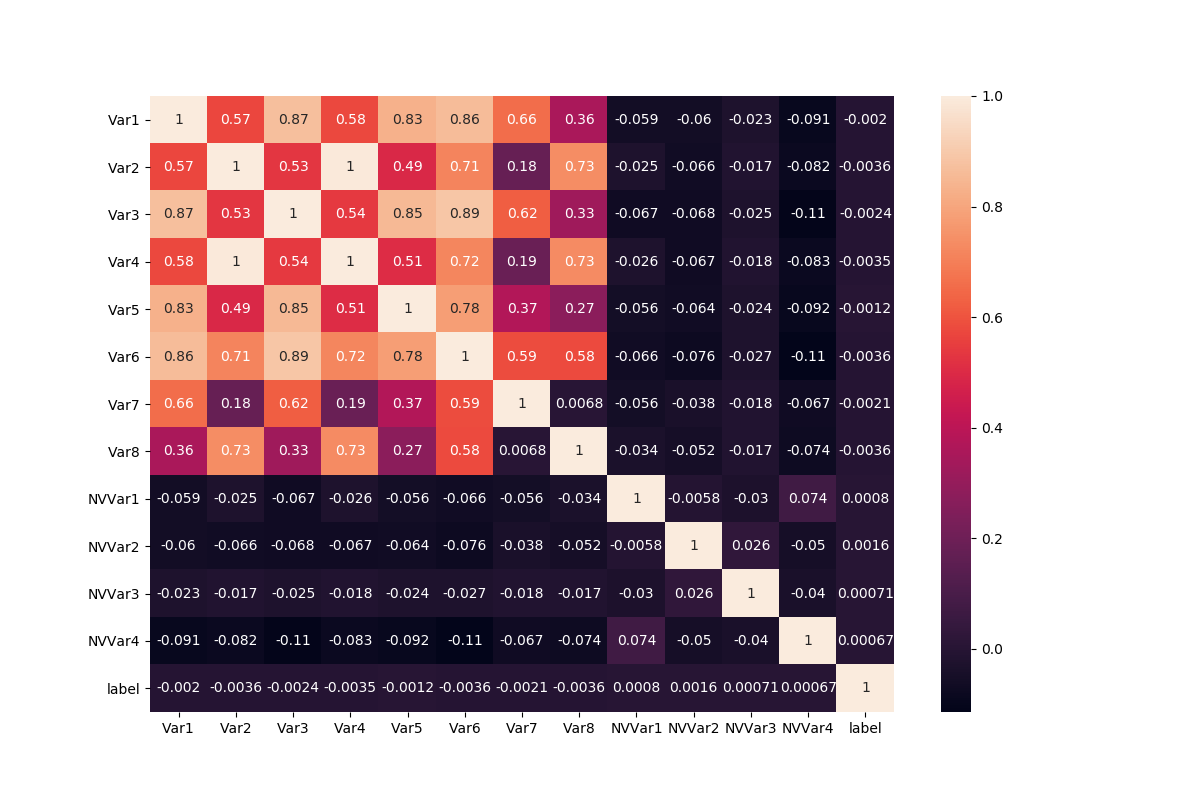

Source code (Python):
import pandas as pd
import matplotlib.pyplot as plt
import pyspark	
from pyspark.sql.types import StructField, DoubleType, StructType, IntegerType, StringType, NumericType
from pyspark.sql import SparkSession
from pyspark.ml.feature import VectorAssembler
from pyspark.ml import Pipeline
from pyspark.ml.tuning import CrossValidator, ParamGridBuilder
from pyspark.ml.classification import DecisionTreeClassifier
from pyspark.ml.evaluation import BinaryClassificationEvaluator
from pyspark.mllib.evaluation import BinaryClassificationMetrics
from pyspark.ml.feature import VectorAssembler
from pyspark.ml.feature import Binarizer
from pyspark.ml.classification import LogisticRegression
from pyspark.ml.regression import DecisionTreeRegressor
from pyspark.ml import Pipeline
from pyspark.ml.feature import StringIndexer
from pyspark.ml.feature import OneHotEncoderEstimator
from pyspark.ml.linalg import Vectors
import time
import numpy as np
from pyspark.ml.feature import PCA
from pyspark.ml.stat import Correlation
import seaborn as sns


# create session

spark = SparkSession.builder \
    .master("local[8]") \
    .appName("COM6012 Assignment 2") \
    .getOrCreate()

sc = spark.sparkContext
sc.setLogLevel("WARN")

# schema

schema = StructType([StructField('Row_ID', IntegerType(), True),
                     StructField('Household_ID', IntegerType(), True),
                     StructField('Vehiclhe', IntegerType(), True),
                     StructField('Calendar_Year', StringType(), True),
                     StructField('Model_Year', IntegerType(), True),
                     StructField('Blind_Make', StringType(), True),
                     StructField('Blind_Model', StringType(), True),
                     StructField('Blind_Submodel', StringType(), True),
                     StructField('Cat1', StringType(), True),
                     StructField('Cat2', StringType(), True),
                     StructField('Cat3', StringType(), True),
                     StructField('Cat4', StringType(), True),
                     StructField('Cat5', StringType(), True),
                     StructField('Cat6', StringType(), True),
                     StructField('Cat7', StringType(), True),
                     StructField('Cat8', StringType(), True),
                     StructField('Cat9', StringType(), True),
                     StructField('Cat10', StringType(), True),
                     StructField('Cat11', StringType(), True),
                     StructField('Cat12', StringType(), True),
                     StructField('OrdCat', StringType(), True),
                     StructField('Var1', DoubleType(), True),
                     StructField('Var2', DoubleType(), True),
                     StructField('Var3', DoubleType(), True),
                     StructField('Var4', DoubleType(), True),
                     StructField('Var5', DoubleType(), True),
                     StructField('Var6', DoubleType(), True),
                     StructField('Var7', DoubleType(), True),
                     StructField('Var8', DoubleType(), True),
                     StructField('NVCat', StringType(), True),
                     StructField('NVVar1', DoubleType(), True),
                     StructField('NVVar2', DoubleType(), True),
                     StructField('NVVar3', DoubleType(), True),
                     StructField('NVVar4', DoubleType(), True),
                     StructField('label', DoubleType(), True)])

# read file

data = spark.read.csv("Data/ClaimPredictionChallenge/train_set.csv",header=True, schema=schema, nullValue='?').cache()

# preprocessing

clean = data.dropna(how='any')

cat_input = ['Blind_Make','Model_Year',"Cat1","Cat2","Cat3","Cat4","Cat5","Cat6","Cat7","Cat8","Cat9","Cat10","Cat11","Cat12","OrdCat","NVCat"]

cat_output = [column+"_index" for column in cat_input]

cat_hot = [column+"_hot" for column in cat_output]

indexers = [StringIndexer(inputCol=column, outputCol=column+"_index").fit(clean) for column in cat_input]
pipeline = Pipeline(stages=indexers)
df_r = pipeline.fit(clean).transform(clean)

encoder = OneHotEncoderEstimator(inputCols=cat_output, outputCols=cat_hot)
hot_data = encoder.fit(df_r).transform(df_r)
df = hot_data.select('Blind_Make_index_hot','Model_Year_index_hot','Var1','Var2','Var3','Var4','Var5','Var6','Var7','Var8',
                     'NVVar1','NVVar2','NVVar3', 'NVVar4', 'Cat11_index_hot','Cat9_index_hot',
                     'Cat7_index_hot', 'NVCat_index_hot', 'Cat4_index_hot', 'Cat12_index_hot',
                     'Cat1_index_hot', 'Cat5_index_hot','Cat3_index_hot', 'Cat8_index_hot',
                     'Cat2_index_hot', 'Cat6_index_hot','Cat10_index_hot', 'OrdCat_index_hot','label', 'Calendar_Year')


assembler = VectorAssembler(
    inputCols=['Var1','Var2','Var3','Var4','Var5','Var6','Var7','Var8',
 'NVVar1','NVVar2','NVVar3', 'NVVar4','label']
    , outputCol="total")

output = assembler.transform(df)
assembled = output.select("total")


# convert to vector column first
vector_col = "total"

# get correlation matrix
matrix = Correlation.corr(assembled, vector_col).head()
print("Pearson correlation matrix:\n" + str(matrix[0]))


m = matrix[0]
rows = m.toArray().tolist()
df = spark.createDataFrame(rows, ['Var1','Var2','Var3','Var4','Var5','Var6','Var7','Var8',
 'NVVar1','NVVar2','NVVar3', 'NVVar4','label'])

pan = df.toPandas()

corr = pan
plt.figure(figsize = (12,8))
plot = sns.heatmap(corr, 
            xticklabels=corr.columns.values,
            yticklabels=corr.columns.values,
           annot=True,
           )
plot.figure.savefig("Q2_heatmap.png")

# ## calculate gini

# def gini(actual, pred):
#     assert (len(actual) == len(pred))
#     all = np.asarray(np.c_[actual, pred, np.arange(len(actual))], dtype=np.float)
#     all = all[np.lexsort((all[:, 2], -1 * all[:, 1]))]
#     totalLosses = all[:, 0].sum()
#     giniSum = all[:, 0].cumsum().sum() / totalLosses

#     giniSum -= (len(actual) + 1) / 2.
#     return giniSum / len(actual)


# def gini_normalized(actual, pred):
#     return gini(actual, pred) / gini(actual, actual)

# actual = np.array(prediction.select("label").cache().collect())
# predictions = np.array(prediction.select("prediction").cache().collect())

# gini_predictions = gini(actual, predictions)
# gini_max = gini(actual, actual)
# ngini= gini_normalized(actual, predictions)
# print('Gini: %.3f, Max. Gini: %.3f, Normalized Gini: %.3f' % (gini_predictions, gini_max, ngini))

# ## log reg

# binarizer = Binarizer(threshold=0, inputCol="label", outputCol="bin_labels")
# train_bin = binarizer.transform(train)
# test_bin = binarizer.transform(test)
# evaluator = BinaryClassificationEvaluator(rawPredictionCol="prediction")
# dt = LogisticRegression(featuresCol= 'pcaFeatures', labelCol='bin_labels')
# dtModel = dt.fit(train_bin)
# predictions = dtModel.transform(test_bin)
# accuracy = evaluator.evaluate(predictions)
# print("LR Accuracy = %g " % accuracy)
# print('AUC:', BinaryClassificationMetrics(predictions['label','prediction'].rdd).areaUnderROC)


